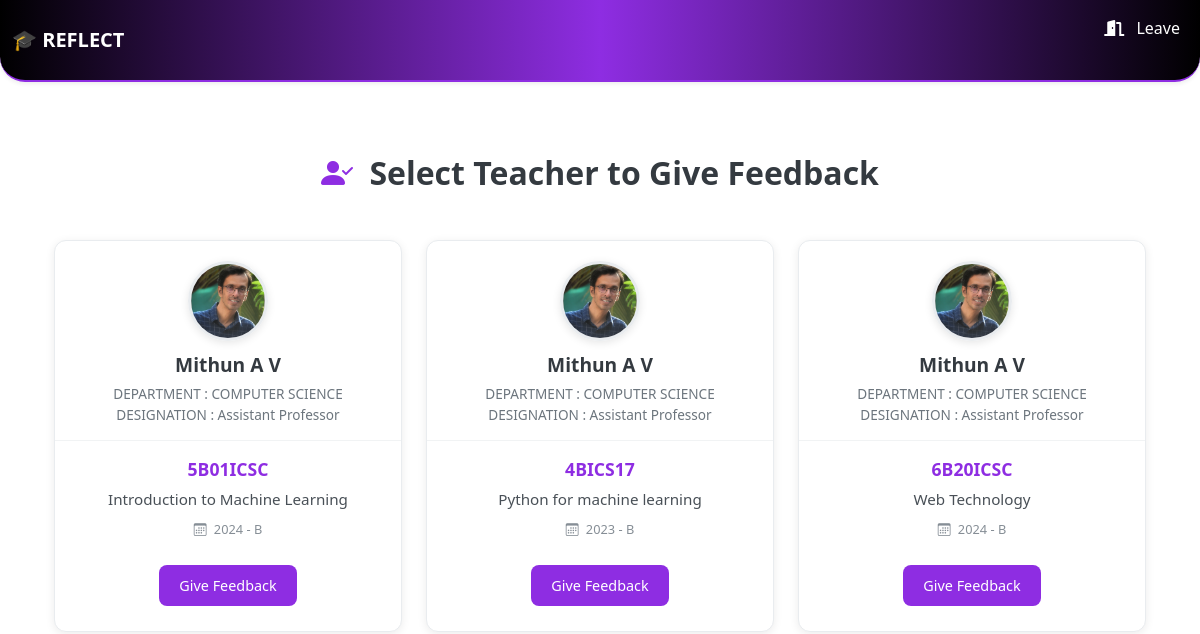
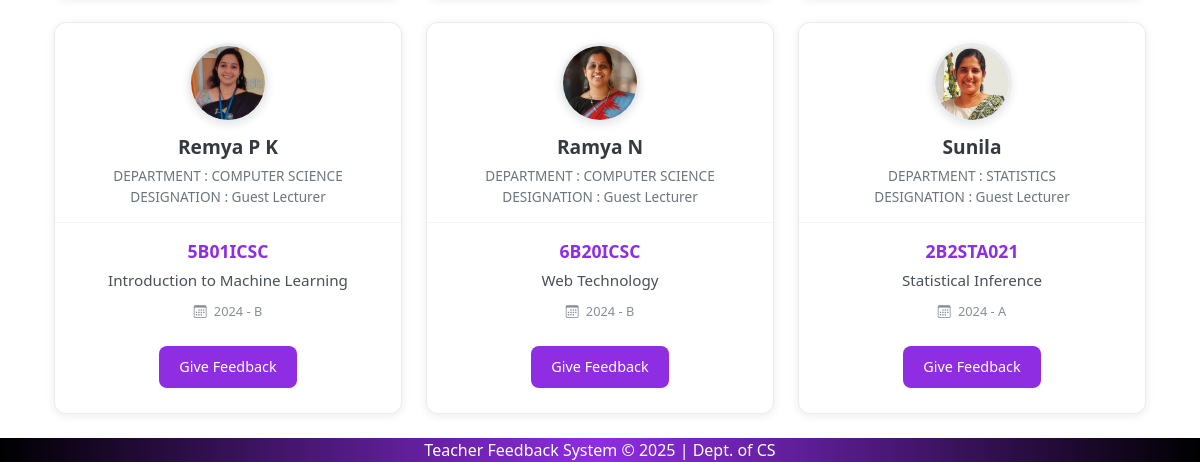
The app's page /student-feedback/teachers/, older data (2 pictures, top to bottom).
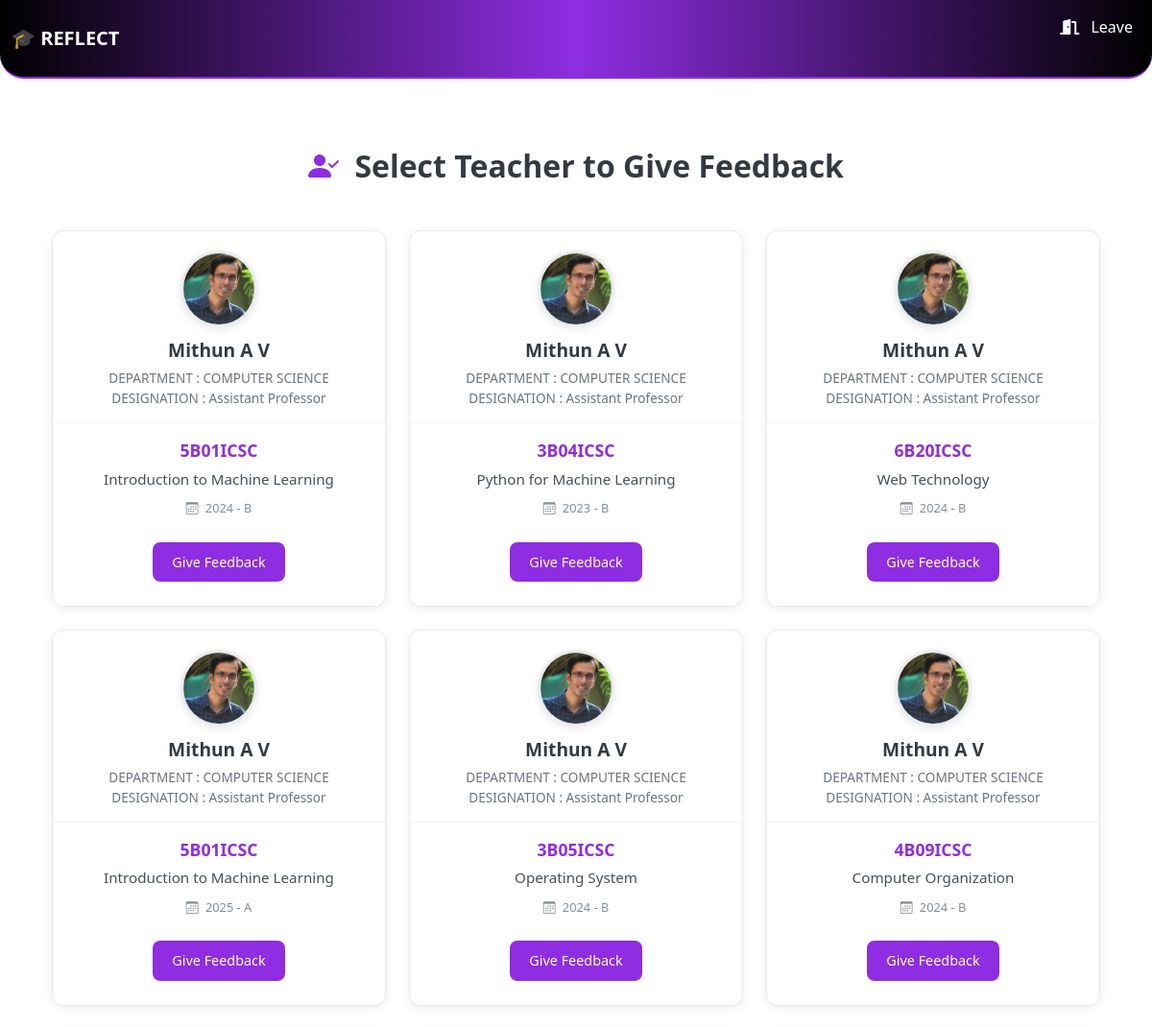
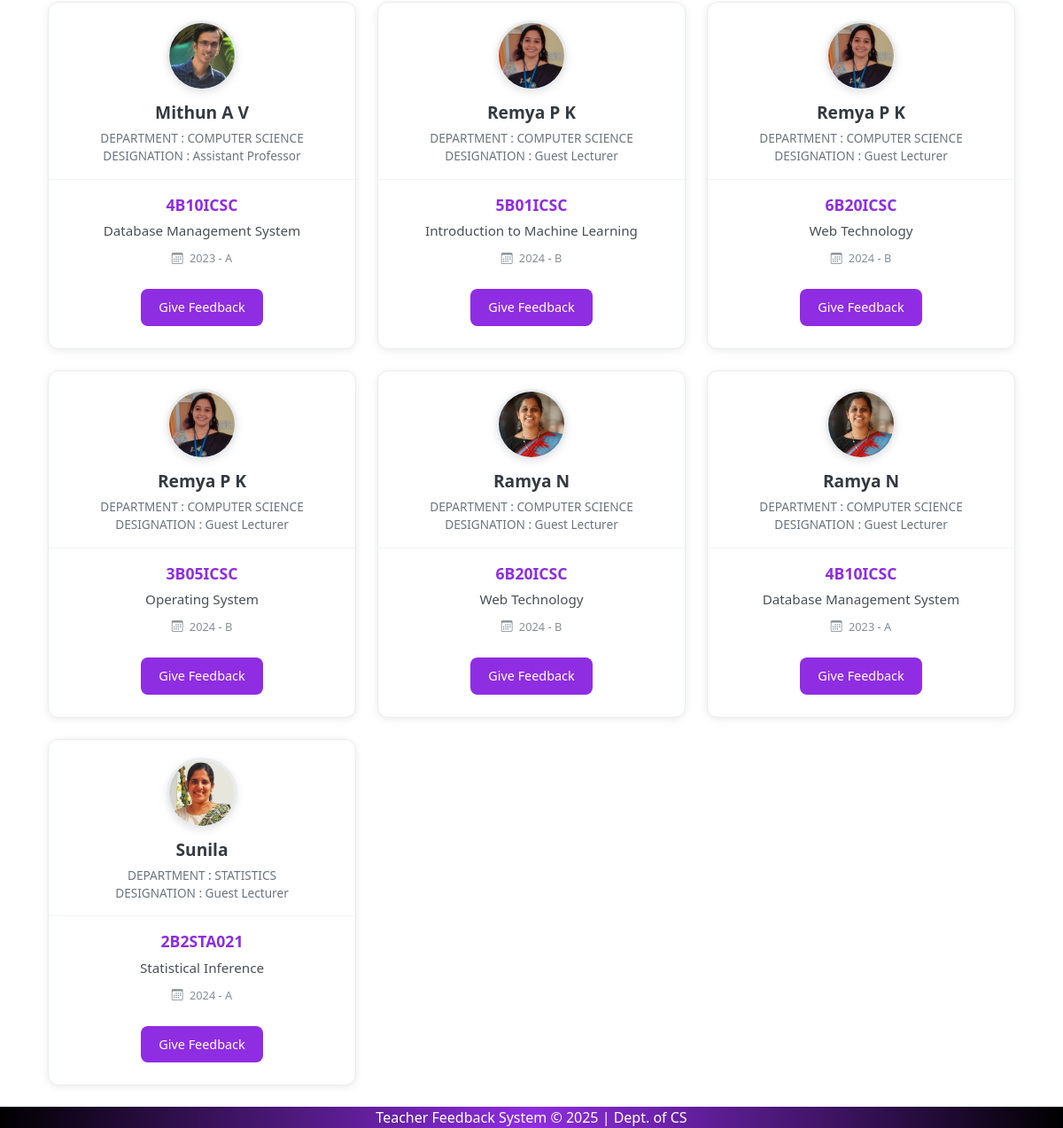
The same page, newer data (2 pictures, top to bottom).
### feedback_app/models.py (models this page shows, shortened)
class TeacherBatch(models.Model):
    teacher_batch_id = models.AutoField(primary_key=True)
    teacher = models.ForeignKey(Teacher, on_delete=models.CASCADE)
    batch = models.ForeignKey(Batch, on_delete=models.CASCADE)
    course = models.ForeignKey(Course, on_delete=models.CASCADE)
    department = models.ForeignKey(Department, on_delete=models.CASCADE)
    is_active_for_feedback = models.BooleanField(default=False)  # NEW FIELD for teacher-course feedback activation
    class Meta:
        unique_together = ('teacher', 'batch', 'course', 'department')

class Teacher(models.Model):
    user = models.OneToOneField(User, on_delete=models.CASCADE, null=True, blank=True)  # <-- Add this line
    teacher_id = models.AutoField(primary_key=True)
    name = models.CharField(max_length=100)
    dept = models.ForeignKey(Department, on_delete=models.CASCADE)
    designation = models.CharField(max_length=100)
    gender = models.CharField(max_length=10)
    role = models.ForeignKey(Role, on_delete=models.CASCADE)
    fb_active = models.BooleanField(default=False)
    profile_picture = models.ImageField(upload_to='profile_pics/', blank=True, null=True)

class Department(models.Model):
    dept_id = models.AutoField(primary_key=True)
    dept_name = models.CharField(max_length=100)

class Course(models.Model):
    course_id = models.AutoField(primary_key=True)
    name = models.CharField(max_length=200)
    code = models.CharField(max_length=50)
    credit = models.IntegerField()
    dept = models.ForeignKey(Department, on_delete=models.CASCADE)
    pgm = models.ForeignKey(Programme, on_delete=models.CASCADE)

class Batch(models.Model):
    batch_id = models.AutoField(primary_key=True)
    course = models.ForeignKey('Course', on_delete=models.CASCADE)
    acad_year = models.CharField(max_length=10)
    part = models.CharField(max_length=20)
    is_active = models.BooleanField(default=False)  # NEW FIELD for batch activation

### feedback_app/views.py (the view)
# urls.py: path('student-feedback/teachers/', views.select_teacher_for_feedback, name='select_teacher_for_feedback'),
def select_teacher_for_feedback(request):
    print("🔥🔥🔥 VIEW IS BEING CALLED 🔥🔥🔥")
    active_teacher_batches = TeacherBatch.objects.filter(
        batch__is_active=True,
        is_active_for_feedback=True
    ).select_related('teacher', 'course', 'batch', 'department')
    print(f"🎯 Found {active_teacher_batches.count()} active teacher-batch combinations")
    teacher_courses = {}
    for tb in active_teacher_batches:
        teacher = tb.teacher
        if teacher not in teacher_courses:
            teacher_courses[teacher] = []
        teacher_courses[teacher].append(tb)
    print(f"🎯 Final teacher_courses dict has {len(teacher_courses)} teachers")
    print(f"🎯 teacher_courses is empty: {not teacher_courses}")
    context = {
        'teacher_courses': teacher_courses
    }
    return render(request, 'active_teacher_list.html', context)

### feedback_app/context_processors.py (called while the page is built)
def is_admin(request):
    user = request.user
    return {'is_admin': user.is_superuser or user.groups.filter(name='admin').exists()}

def is_hod(request):
    return {'is_hod': request.user.groups.filter(name='hod').exists()}

def is_teacher(request):
    return {'is_teacher': request.user.groups.filter(name='teacher').exists()}

### templates/active_teacher_list.html (shortened to what this page needs)
{% extends 'base.html' %}
{% block content %}
<div class="container mt-5">
    <link rel="stylesheet" href="https://cdn.jsdelivr.net/npm/bootstrap-icons@1.10.5/font/bootstrap-icons.css">
    <h2 class="dashboard-heading">
        <i class="bi bi-person-check-fill me-2"></i>
        Select Teacher to Give Feedback
    </h2>
    {% if teacher_courses %}
        <div class="row g-4">
            {% for teacher, courses in teacher_courses.items %}
                {% for course_assignment in courses %}
                    <div class="col-md-6 col-lg-4">
                        <div class="feedback-card h-100">
                            <div class="teacher-section">
                                <div class="teacher-avatar">
                                    {% if teacher.profile_picture %}
                                        <img src="{{ teacher.profile_picture.url }}"
                                             alt="{{ teacher.name }}"
                                             style="width: 100%; height: 100%; object-fit: cover;">
                                    {% else %}
                                        <div style="width: 100%; height: 100%; background: #f8f9fa; display: flex; align-items: center; justify-content: center;">
                                            <i class="bi bi-person-fill" style="font-size: 2rem; color: #adb5bd;"></i>
                                        </div>
                                    {% endif %}
                                </div>
                                <h5 class="teacher-name">{{ teacher.name }}</h5>
                                <div class="teacher-details">
                                    <div>DEPARTMENT : {{ teacher.dept.dept_name }}</div>
                                    <div>DESIGNATION : {{ teacher.designation }}</div>
                                </div>
                            </div>
                            <div class="course-section">
                                <div class="course-code">{{ course_assignment.course.code }}</div>
                                <div class="course-name">{{ course_assignment.course.name }}</div>
                                <div class="batch-info">
                                    <i class="bi bi-calendar3 me-1"></i>
                                    {{ course_assignment.batch.acad_year }} - {{ course_assignment.batch.part }}
                                </div>
                                <a href="{% url 'student_feedback_form_by_teacher_course' course_assignment.teacher_batch_id %}"
                                   class="feedback-btn">
                                    Give Feedback
                                </a>
                            </div>
                        </div>
                    </div>
                {% endfor %}
            {% endfor %}
        </div>
    {% endif %}
</div>
{% endblock %}

### templates/base.html (shortened to what this page needs)
{% load static %}
<!DOCTYPE html>
<html lang="en">
<head>
    <link href="https://cdn.jsdelivr.net/npm/bootstrap@5.3.0/dist/css/bootstrap.min.css" rel="stylesheet">
    <link rel="stylesheet" href="https://cdnjs.cloudflare.com/ajax/libs/font-awesome/5.15.4/css/all.min.css">
</head>
<body class="d-flex flex-column min-vh-100">
    <nav class="navbar navbar-expand-lg navbar-dark gradient-navbar shadow-sm">
        <div class="container-fluid">
            {% if request.user.is_authenticated %}
                <a class="navbar-brand fw-bold" href="{% url 'index' %}">🎓 REFLECT</a>
            {% else %}
                <span class="navbar-brand fw-bold">🎓 REFLECT</span>
            {% endif %}
            <div class="collapse navbar-collapse" id="navbarMenu">
                <ul class="navbar-nav mb-2 mb-lg-0">
                    {% if user.is_authenticated %}
                        <li class="nav-item">
                            <span class="navbar-text text-white me-3">👋 {{ user.username|title }}</span>
                        </li>
                        <li class="nav-item">
                            <form method="post" action="{% url 'logout' %}">
                                {% csrf_token %}
                                <button type="submit" class="btn btn-outline-light btn-sm">Logout</button>
                            </form>
                        </li>
                    {% else %}
                    <li class="nav-item">
                        <a class="nav-link" href="{% url 'login' %}">
                            <i class="fas fa-door-open me-2"></i> Leave
                        </a>
                    </li>
                    {% endif %}
                </ul>
            </div>
        </div>
    </nav>
    <div class="container mt-4 flex-grow-1">
        {% block content %}{% endblock %}
    </div>
    <footer class="footer-gradient text-white text-center py-7 mt-4">
        <p class="mb-0">Teacher Feedback System &copy; 2025 | Dept. of CS</p>
    </footer>
</body>
</html>

### templates/base.html (style rules this page uses)
.gradient-navbar { background: linear-gradient(to right, #000000, #8e2de2, #000000); border-bottom: 2px solid #8e2de2; animation: fadeIn 1s ease-in-out; border-radius: 0 0 25px 25px; }
.navbar .nav-link, .navbar .navbar-brand, .navbar .navbar-text { color: white !important; transition: color 0.3s ease-in-out; }
.footer-gradient { background: linear-gradient(to right, #000000, #8e2de2, #000000); }

### templates/active_teacher_list.html (style rules this page uses)
.feedback-card { background: white; border: 1px solid #e9ecef; border-radius: 12px; box-shadow: 0 2px 10px rgba(0, 0, 0, 0.08); transition: all 0.3s ease; overflow: hidden; }
.teacher-section { padding: 20px 15px 15px 15px; text-align: center; border-bottom: 1px solid #f1f3f4; }
.teacher-avatar { width: 80px; height: 80px; border-radius: 50%; border: 3px solid #e9ecef; overflow: hidden; margin: 0 auto 12px auto; box-shadow: 0 2px 8px rgba(0, 0, 0, 0.1); }
.teacher-name { font-size: 1.2rem; font-weight: 600; color: #343a40; margin-bottom: 8px; }
.teacher-details { color: #6c757d; font-size: 0.85rem; line-height: 1.5; }
.course-section { padding: 15px 15px 25px 15px; text-align: center; }
.course-code { font-size: 1.1rem; font-weight: 700; color: #8e2de2; margin-bottom: 5px; }
.course-name { font-size: 0.95rem; color: #495057; margin-bottom: 10px; font-weight: 500; }
.batch-info { font-size: 0.8rem; color: #868e96; margin-bottom: 25px; }
.feedback-btn { background: #8e2de2; color: white; border: none; border-radius: 8px; padding: 10px 20px; font-weight: 500; font-size: 0.9rem; text-decoration: none; display: inline-block; transition: all 0.3s ease; }
.dashboard-heading { font-size: 2rem; font-weight: 600; color: #343a40; text-align: center; margin-bottom: 3rem; }
.dashboard-heading i { color: #8e2de2; }

Row changes from the older to the newer data that the page shows:
changed Teacher "Mithun A V": gains TeacherBatch (profile_picture (picture), {{ teacher.name }} "Mithun A V", {{ teacher.dept.dept_name }} "COMPUTER SCIENCE", {{ teacher.designation }} "Assistant Professor", course.code "5B01ICSC", course.name "Introduction to Machine Learning", batch.acad_year "2025", batch.part "A")
changed through a linked row, TeacherBatch: course.code "4BICS17" → "3B04ICSC"; course.name "Python for machine learning" → "Python for Machine Learning"
added TeacherBatch: profile_picture (picture), {{ teacher.name }} "Mithun A V", {{ teacher.dept.dept_name }} "COMPUTER SCIENCE", {{ teacher.designation }} "Assistant Professor", course.code "3B05ICSC", course.name "Operating System", batch.acad_year "2024", batch.part "B", shown under Teacher "Mithun A V"
added TeacherBatch: profile_picture (picture), {{ teacher.name }} "Mithun A V", {{ teacher.dept.dept_name }} "COMPUTER SCIENCE", {{ teacher.designation }} "Assistant Professor", course.code "4B09ICSC", course.name "Computer Organization", batch.acad_year "2024", batch.part "B", shown under Teacher "Mithun A V"
added TeacherBatch: profile_picture (picture), {{ teacher.name }} "Mithun A V", {{ teacher.dept.dept_name }} "COMPUTER SCIENCE", {{ teacher.designation }} "Assistant Professor", course.code "4B10ICSC", course.name "Database Management System", batch.acad_year "2023", batch.part "A", shown under Teacher "Mithun A V"
changed Teacher "Remya P K": gains TeacherBatch (profile_picture (picture), {{ teacher.name }} "Remya P K", {{ teacher.dept.dept_name }} "COMPUTER SCIENCE", {{ teacher.designation }} "Guest Lecturer", course.code "6B20ICSC", course.name "Web Technology", batch.acad_year "2024", batch.part "B")
added TeacherBatch: profile_picture (picture), {{ teacher.name }} "Remya P K", {{ teacher.dept.dept_name }} "COMPUTER SCIENCE", {{ teacher.designation }} "Guest Lecturer", course.code "3B05ICSC", course.name "Operating System", batch.acad_year "2024", batch.part "B", shown under Teacher "Remya P K"
added TeacherBatch: profile_picture (picture), {{ teacher.name }} "Ramya N", {{ teacher.dept.dept_name }} "COMPUTER SCIENCE", {{ teacher.designation }} "Guest Lecturer", course.code "4B10ICSC", course.name "Database Management System", batch.acad_year "2023", batch.part "A", shown under Teacher "Ramya N"
